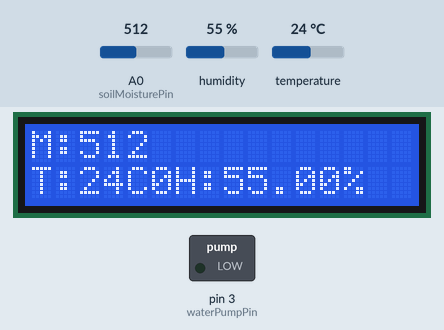
A sketch run on a simulated Arduino Uno, built with avr-gcc and run on an emulated ATmega328P. Shown: 16×2 character LCD, switched loads named in the sketch (green lamp = pin HIGH). Inputs (shaded band) come from the test bench; at power-on: A0 (soilMoisturePin) = 512, humidity 55 %, temperature 24 °C. What the sketch prints to the serial monitor is not drawn.

Above: at 1.2 s.
1.3 s: A0 (soilMoisturePin) set to 690
At 6.0 s:
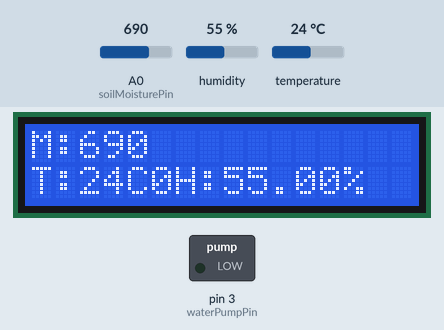
7.3 s: A0 (soilMoisturePin) set to 714
At 11.5 s:
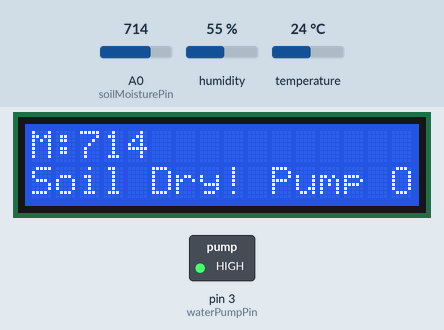
16.8 s: A0 (soilMoisturePin) set to 511
At 20.8 s:
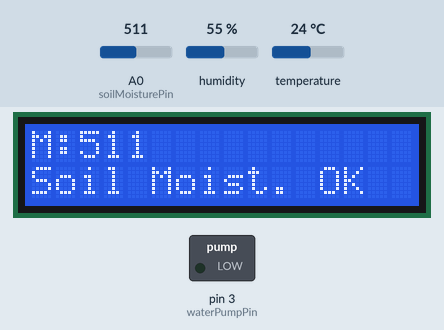
26.9 s: humidity set to 22 %
At 31.9 s:
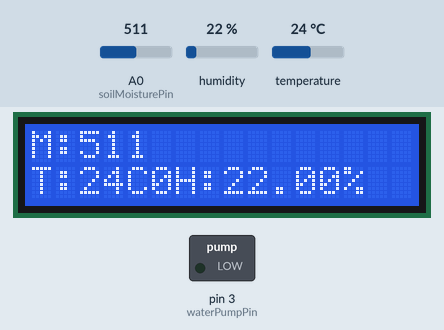
32.9 s: temperature set to 12 °C
At 36.8 s:
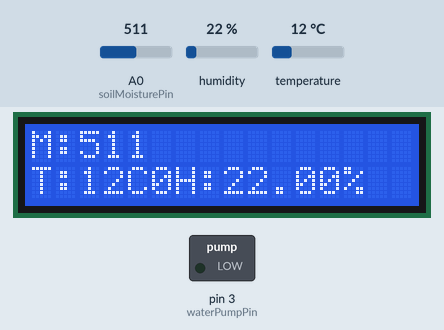
38.9 s: humidity set to 40 %
At 41.7 s:
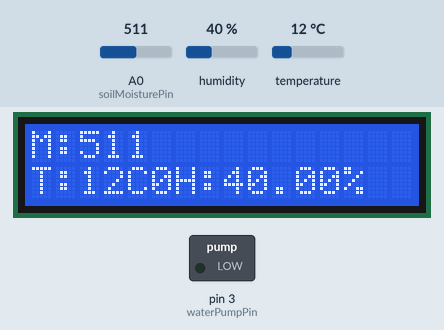
Timing chart, 0 to 43.2 s (numbered marks = the images above; inputs shaded):
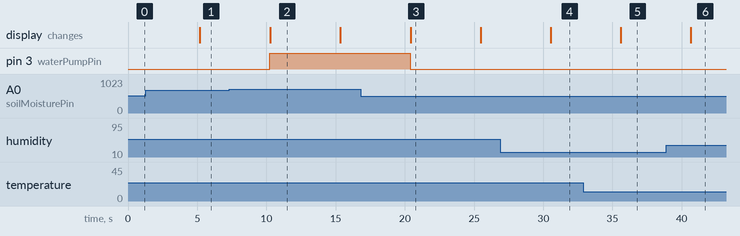

The sketch:

whole_process.ino
```cpp
// inlcuding  libraries
#include <Wire.h>
#include <LiquidCrystal_I2C.h>
#include <DHT.h>

// setting pins
const int soilMoisturePin = A0;
const int waterPumpPin = 3;
const int DHTPin = 2;
const int lcdColumns = 16;
const int lcdRows = 2;
const int moistureThreshold = 700;  // Dry Soil Moisture Threshold

LiquidCrystal_I2C lcd(0x27, lcdColumns, lcdRows);
DHT dht(DHTPin, DHT11);

int pumpStatus = 0;

// setup code

void setup() {
  pinMode(soilMoisturePin, INPUT);
  pinMode(waterPumpPin, OUTPUT);
  Serial.begin(9600);
  lcd.begin(lcdColumns, lcdRows);
  dht.begin();
}

// loop code
void loop() {
  int soilMoisture = analogRead(soilMoisturePin); // reading soil moisture
  // reading temperature and humidity
  float humidity = dht.readHumidity();
  float temperature = dht.readTemperature();

  // lcd code
  // printing soil moisture
  lcd.clear();
  lcd.setCursor(0, 0);
  lcd.print("M:");
  lcd.setCursor(2, 0);
  lcd.print(soilMoisture);

  // printing temperature and humidity on lcd
  lcd.setCursor(0, 1);
  lcd.print("T:");
  lcd.setCursor(2, 1);
  lcd.print(temperature);
  lcd.setCursor(4, 1);
  lcd.print("C");
  lcd.setCursor(6, 1);
  lcd.print("H:");
  lcd.setCursor(8, 1);
  lcd.print(humidity);
  lcd.print("%");

  // Displaying all information on the serial monitor
  Serial.print("Soil Moisture: ");
  Serial.print(soilMoisture);
  Serial.print(", Temperature: ");
  Serial.print(temperature);
  Serial.print(", Humidity: ");
  Serial.print(humidity);
  Serial.print(", Pump Status: ");
  Serial.println(pumpStatus == 1 ? "On" : "Off");

  // Activate and deactivate pump based on soil moisture
  if (soilMoisture > moistureThreshold && pumpStatus == 0) {
    activatePump();
  } else if (soilMoisture <= moistureThreshold && pumpStatus == 1) {
    deactivatePump();
  }

  // delaying 5s
  delay(5000);
}

// pump activating logic
void activatePump() {
  digitalWrite(waterPumpPin, HIGH);
  pumpStatus = 1;
  lcd.setCursor(0, 1);
  lcd.print("Soil Dry! Pump On");
  Serial.println("Pump activated");
}

// pump deactivate logiv
void deactivatePump() {
  digitalWrite(waterPumpPin, LOW);
  pumpStatus = 0;
  lcd.setCursor(0, 1);
  lcd.print("Soil Moist. OK");
  Serial.println("Pump deactivated");
}
```

Measured:
- the behaviour switches between 700 and 701 on A0 (soilMoisturePin) (found by bisection; images 1 and 2)
- after the input at 1.3 s, the display: changes after 3.9 s (image 1)
- after the input at 7.3 s, pin 3 (waterPumpPin): LOW → HIGH after 3.0 s; the display: changes after 3.0 s (image 2)
- after the input at 16.8 s, pin 3 (waterPumpPin): HIGH → LOW after 3.6 s; the display: changes after 3.6 s (image 3)
- after the input at 26.9 s, the display: changes after 3.6 s (image 4)
- after the input at 32.9 s, the display: changes after 2.7 s (image 5)
- after the input at 38.9 s, the display: changes after 1.8 s (image 6)
